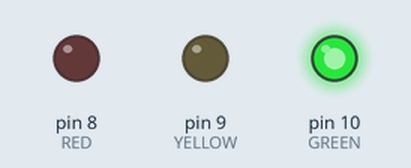
Bench run of a sketch on a simulated Arduino Uno, built with avr-gcc and run on an emulated ATmega328P. On the bench: output pins drawn as LEDs (lit = HIGH).

Above: at 2.5 s.
At 6.0 s:
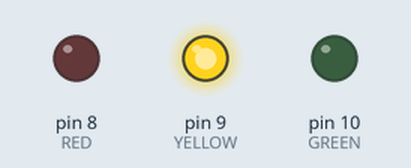
At 9.5 s:
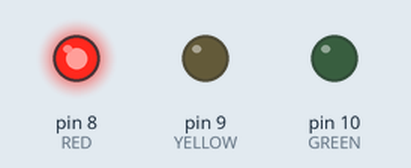
At 13.0 s:
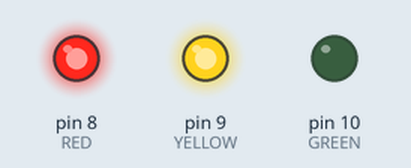
Timing chart, 0 to 18.2 s (numbered marks = the images above):
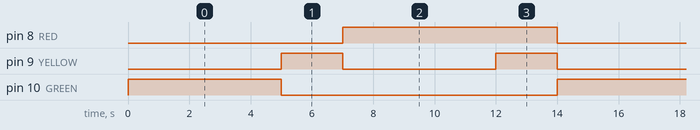

Measured:
- by itself, pin 8 (RED): alternates HIGH for 7.0 s and LOW for 7.0 s
- by itself, pin 9 (YELLOW): alternates HIGH for 2.0 s and LOW for 5.0 s
- by itself, pin 10 (GREEN): alternates HIGH for 5.0 s and LOW for 9.0 s

The sketch:

sktech.ino
```cpp
const int RED = 8;
const int YELLOW = 9;
const int GREEN = 10;

void setup() {
  pinMode(RED, OUTPUT);
  pinMode(YELLOW, OUTPUT);
  pinMode(GREEN, OUTPUT);
}

void loop() {

  // Green
  digitalWrite(GREEN, HIGH);
  digitalWrite(YELLOW, LOW);
  digitalWrite(RED, LOW);
  delay(5000);

  // Yellow
  digitalWrite(GREEN, LOW);
  digitalWrite(YELLOW, HIGH);
  digitalWrite(RED, LOW);
  delay(2000);

  // Red
  digitalWrite(RED, HIGH);
  digitalWrite(YELLOW, LOW);
  digitalWrite(GREEN, LOW);
  delay(5000);

  // Red + Yellow
  digitalWrite(RED, HIGH);
  digitalWrite(YELLOW, HIGH);
  digitalWrite(GREEN, LOW);
  delay(2000);
}
```
